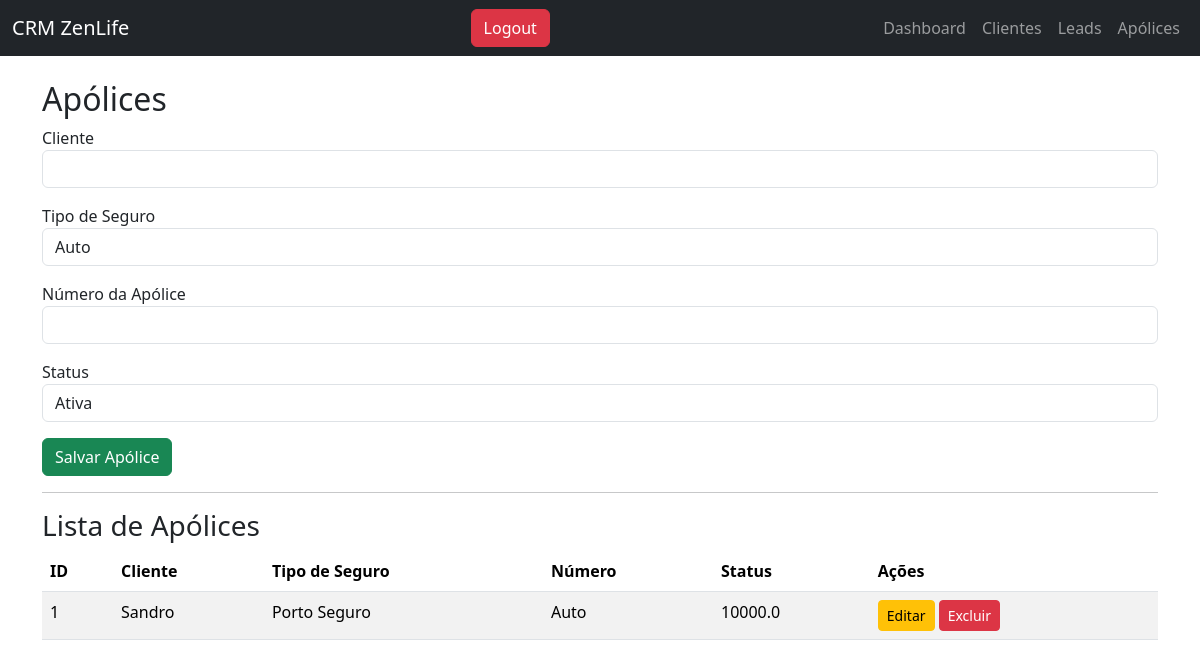
Before: /apolices (signed in) with the older database file.
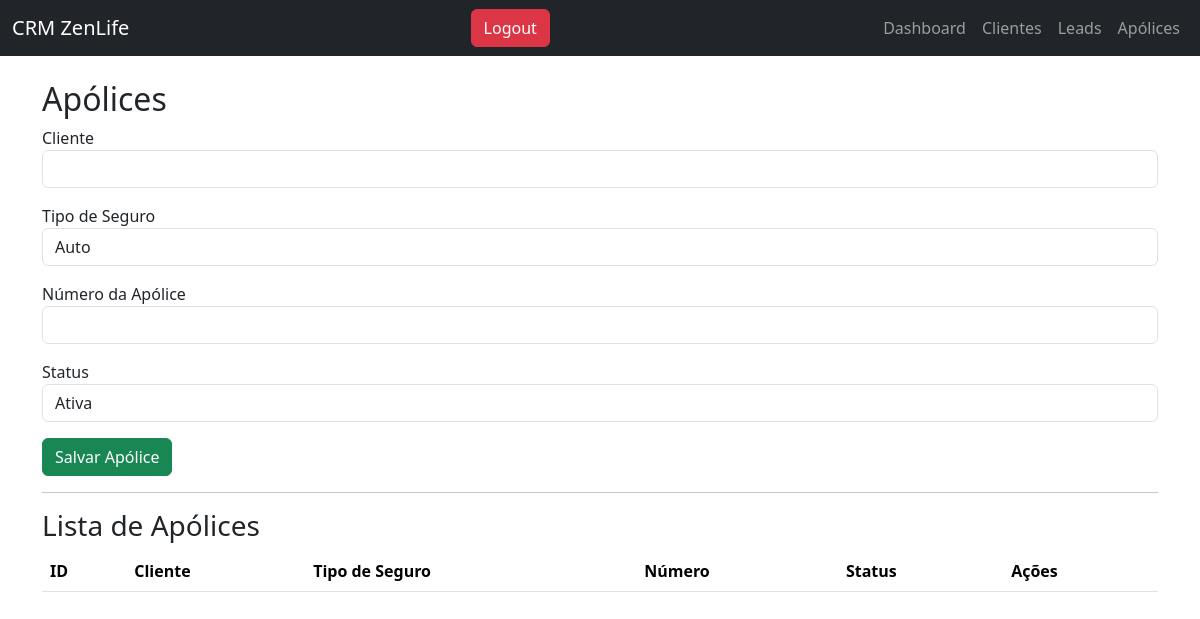
After: the same page with the newer database file.
### tables this page shows
CREATE TABLE apolices (
id INTEGER PRIMARY KEY AUTOINCREMENT,
cliente TEXT,
seguradora TEXT,
tipo_seguro TEXT,
valor REAL,
comissao REAL,
data_inicio TEXT,
data_renovacao TEXT,
status TEXT
, seguro TEXT);

### app.py (the view)
@app.route("/apolices")
def apolices():
    if "usuario" not in session:
        return redirect("/login")
    conn = conectar()
    lista = conn.execute(
        "SELECT * FROM apolices"
    ).fetchall()
    conn.close()
    return render_template("apolices.html", apolices=lista)

### app.py (called while the page is built)
def conectar():
    conn = sqlite3.connect("database.db")
    conn.row_factory = sqlite3.Row
    return conn

### templates/apolices.html (shortened to what this page needs)
{% extends "layout.html" %}
{% block content %}
<h2>Apólices</h2>
<form method="POST" action="/nova_apolice">
    <div class="mb-3">
        <label>Cliente</label>
        <input type="text" name="cliente" class="form-control" required>
    </div>
    <div class="mb-3">
        <label>Tipo de Seguro</label>
        <select name="seguro" class="form-control" required>
            <option>Auto</option>
        </select>
    </div>
    <div class="mb-3">
        <label>Número da Apólice</label>
        <input type="text" name="numero" class="form-control" required>
    </div>
    <div class="mb-3">
        <label>Status</label>
        <select name="status" class="form-control" required>
            <option>Ativa</option>
        </select>
    </div>
    <button type="submit" class="btn btn-success">Salvar Apólice</button>
</form>
<hr>
<h3>Lista de Apólices</h3>
<table class="table table-striped">
    <thead>
        <tr>
            <th>ID</th>
            <th>Cliente</th>
            <th>Tipo de Seguro</th>
            <th>Número</th>
            <th>Status</th>
            <th>Ações</th>
        </tr>
    </thead>
    <tbody>
        {% for apolice in apolices %}
        <tr>
            <td>{{apolice[0]}}</td>
            <td>{{apolice[1]}}</td>
            <td>{{apolice[2]}}</td>
            <td>{{apolice[3]}}</td>
            <td>{{apolice[4]}}</td>
            <td>
                <a href="/editar_apolice/{{apolice[0]}}" class="btn btn-warning btn-sm">Editar</a>
                <a href="/excluir_apolice/{{apolice[0]}}" class="btn btn-danger btn-sm"
                   onclick="return confirm('Deseja excluir esta apólice?')">Excluir</a>
            </td>
        </tr>
        {% endfor %}
    </tbody>
</table>
{% endblock %}

Changed rows visible on the page:
removed apolices: id "1", cliente "Sandro", seguradora "Porto Seguro", tipo_seguro "Auto", valor "10000.0"
